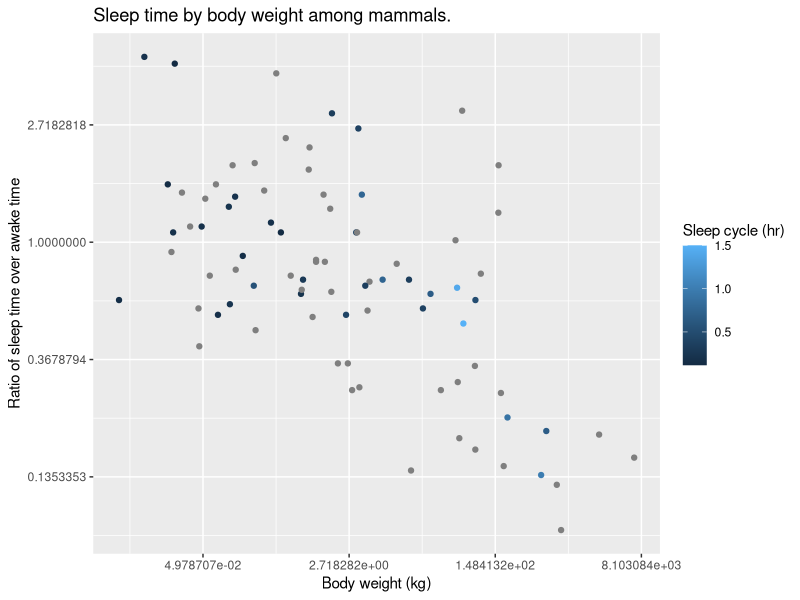
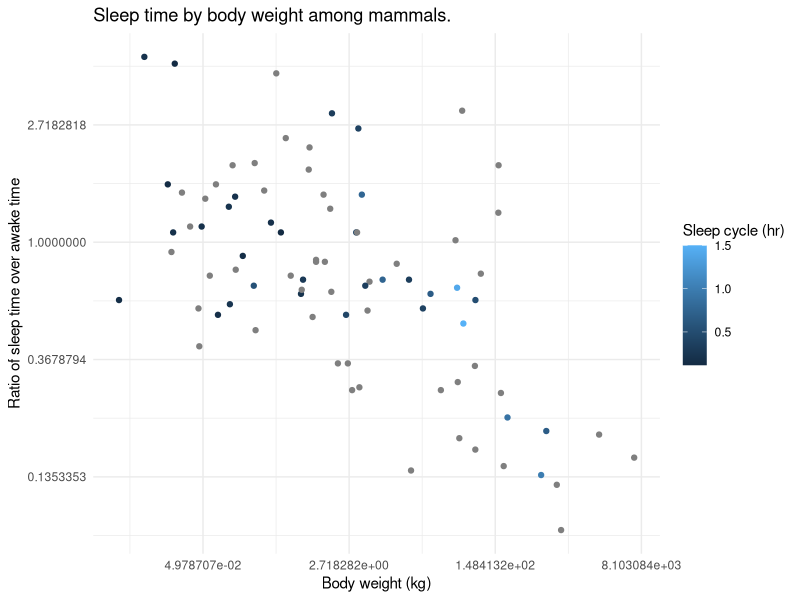
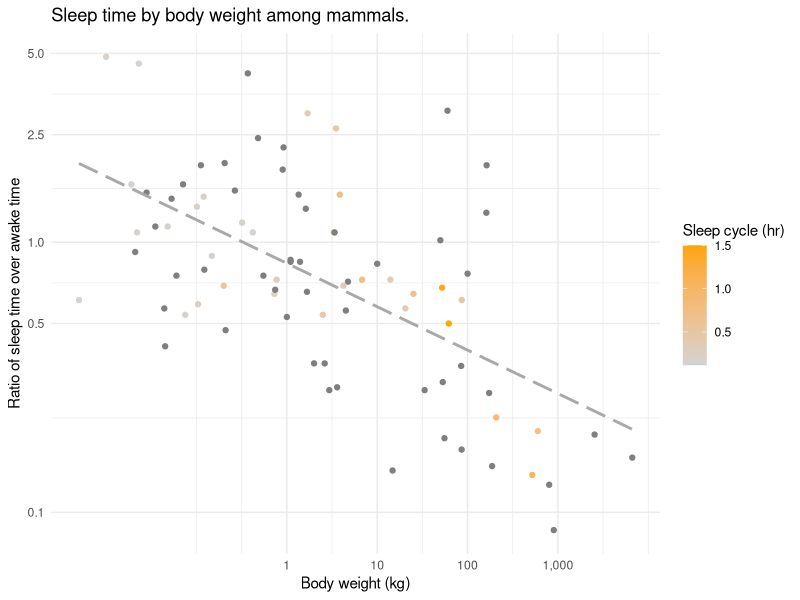
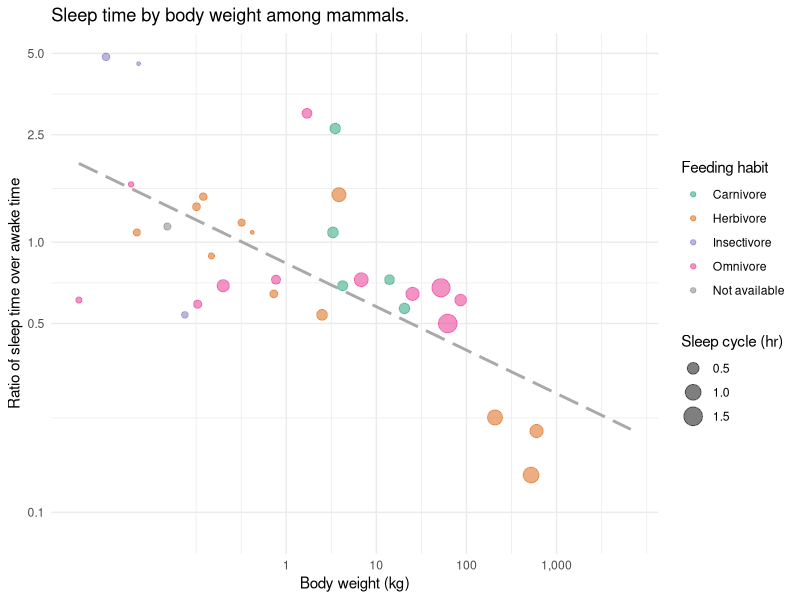
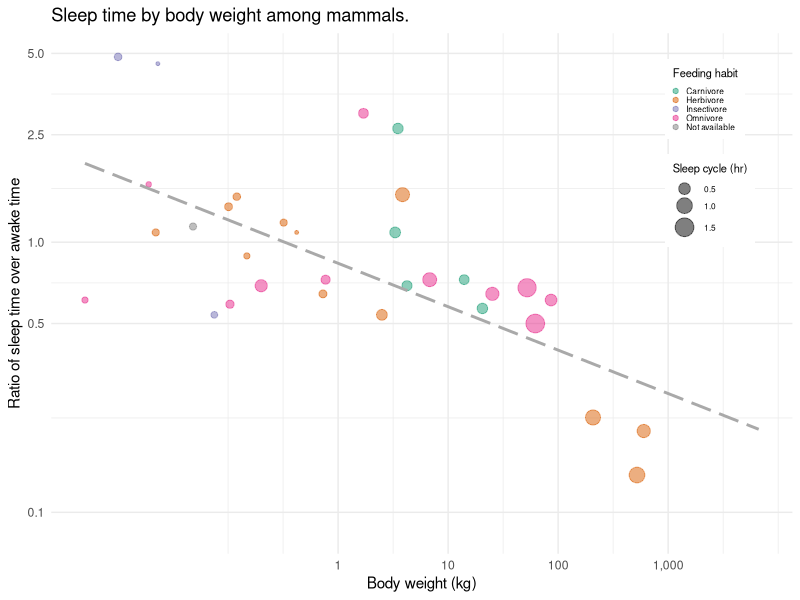
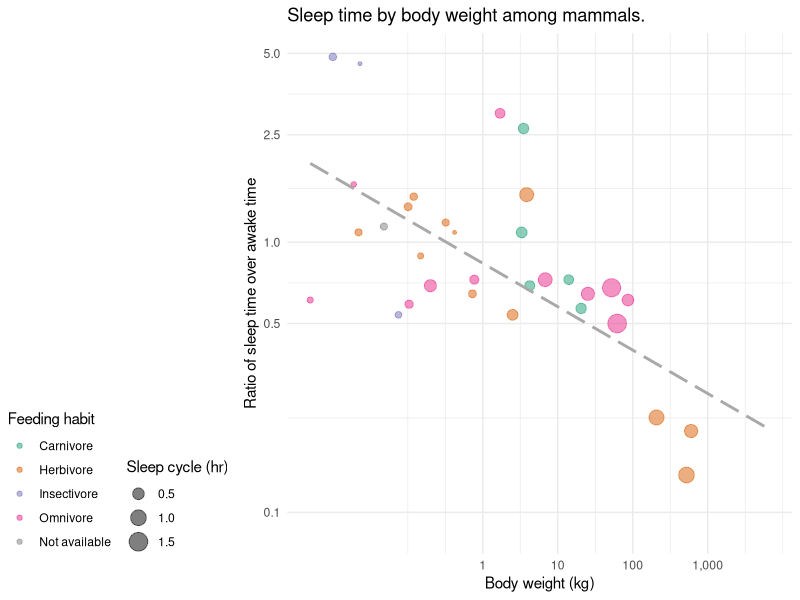
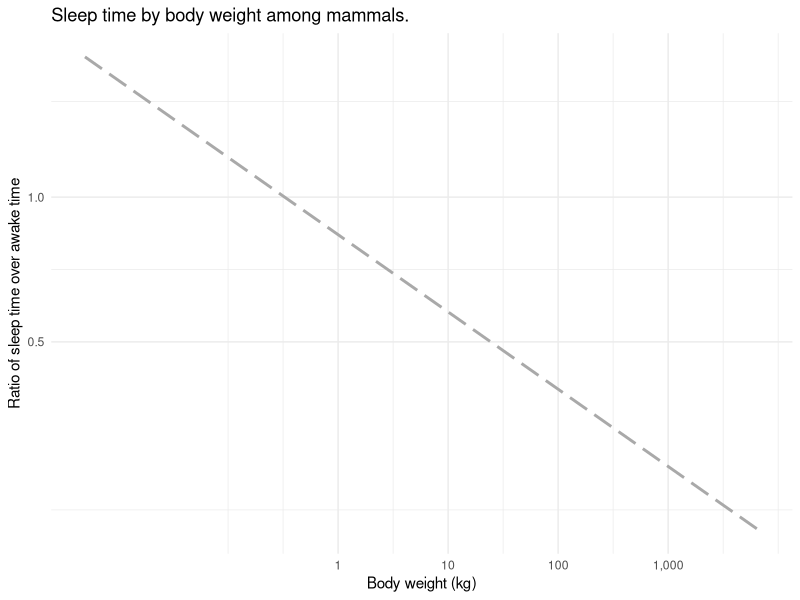
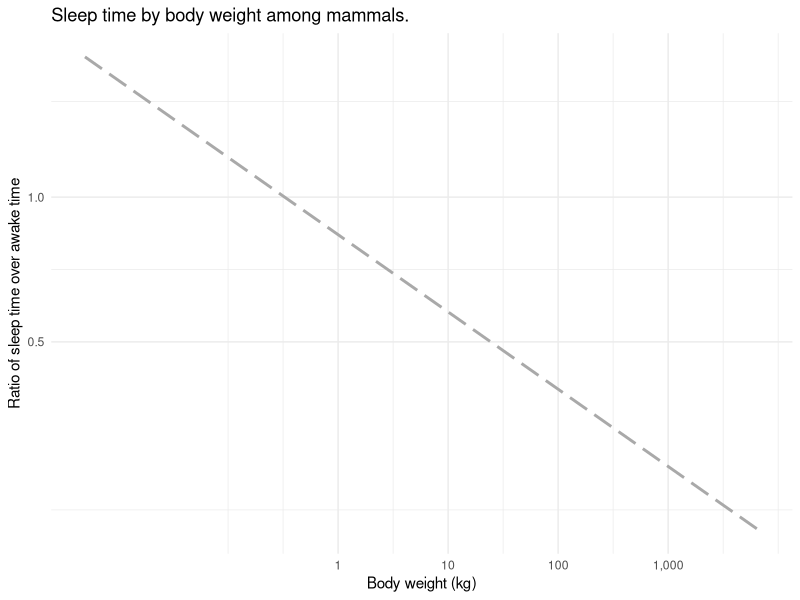

Generate these figures, in order, with R:
## ---- chunk 1
knitr::opts_chunk$set(echo = TRUE)
library(tidyverse)
packages <- c("patchwork", "ggrepel", "ggtext")
# install missing packages
for (p in packages) {
  if (!require(p, character.only = TRUE)) {
    install.packages(p)
    library(p, character.only = TRUE)
  }
}
## ---- chunk 2
?msleep # metadata available on the help page (part of ggplot2 package)
glimpse(msleep) # see the data
## ---- chunk 3
# basic plot on slide 3
p_base <- ggplot(msleep, aes(bodywt, sleep_total / awake)) +
	geom_point(aes(colour = sleep_cycle)) +
	scale_x_continuous(trans = "log") +
	scale_y_continuous(trans = "log") +
	labs(
		title = "Sleep time by body weight among mammals.",
		colour = "Sleep cycle (hr)",
		y = "Ratio of sleep time over awake time",
		x = "Body weight (kg)"
	)
p_base
## ---- chunk 4
# practice (slide 11)
p_base +
  theme_minimal()
# add the remaining layers to the basic plot!
## ---- chunk 5
p_orange <- ggplot(msleep, aes(bodywt, sleep_total / awake)) +
  geom_point(aes(colour = sleep_cycle)) +
  labs(
    title = "Sleep time by body weight among mammals.",
    colour = "Sleep cycle (hr)",
    y = "Ratio of sleep time over awake time",
    x = "Body weight (kg)"
  ) +
  scale_x_continuous(
    trans = "log", 
    breaks = c(1, 10, 100, 1000),
    labels = scales::label_number(big.mark = ",")
  ) +
  scale_y_continuous(
    trans = "log",
    breaks = c(0.1, 0.5, 1, 2.5, 5)
  ) +
  geom_smooth(
    method = "lm", 
    formula = y ~ x,
    se = FALSE, 
    linetype = "longdash", 
    colour = "darkgrey"
  ) +
  scale_colour_gradient(low = "lightgrey", high = "orange") +
  theme_minimal()
p_orange
## ---- chunk 6
# practice (slide 14 & 15)

## ---- chunk 7
# practice (slide 17)
p_missing <- ggplot(
  msleep,
  aes(bodywt, sleep_total / awake, colour = vore)
  ) +
  scale_x_continuous(
    trans = "log", 
    breaks = c(1, 10, 100, 1000),
    labels = scales::label_number(big.mark = ",")
  ) +
  scale_y_continuous(
    trans = "log",
    breaks = c(0.1, 0.5, 1, 2.5, 5)
  ) +
  labs(
    title = "Sleep time by body weight among mammals.",
    size = "Sleep cycle (hr)",
    colour = "Feeding habit",
    y = "Ratio of sleep time over awake time",
    x = "Body weight (kg)"
  ) +
   geom_smooth(
    method = "lm", 
    formula = y ~ x,
    se = FALSE, 
    linetype = "longdash", 
    colour = "darkgrey"
  ) +
  scale_colour_brewer(
    palette = "Dark2", 
    labels = c("Carnivore", "Herbivore", "Insectivore", 
               "Omnivore", "Not available"),
    na.value = "grey50"
  ) +
  theme_minimal()
## ---- chunk 8
p_full <- ggplot(msleep, aes(bodywt, sleep_total / awake, colour = vore)) +
  geom_point(aes(size = sleep_cycle), alpha = 0.5) +
  scale_x_continuous(
    trans = "log", 
    breaks = c(1, 10, 100, 1000),
    labels = scales::label_number(big.mark = ",")
  ) +
  scale_y_continuous(
    trans = "log",
    breaks = c(0.1, 0.5, 1, 2.5, 5)
  ) +
  labs(
    title = "Sleep time by body weight among mammals.",
    size = "Sleep cycle (hr)",
    colour = "Feeding habit",
    y = "Ratio of sleep time over awake time",
    x = "Body weight (kg)"
  ) +
  geom_smooth(
    method = "lm", 
    formula = y ~ x,
    se = FALSE, 
    linetype = "longdash", 
    colour = "darkgrey"
  ) +
  scale_colour_brewer(
    palette = "Dark2", 
    labels = c("Carnivore", "Herbivore", "Insectivore", 
               "Omnivore", "Not available"),
    na.value = "grey50"
  ) +
  theme_minimal()
p_full
## ---- chunk 9
# slide 22
p_full +
  theme(
    legend.background = element_rect(fill = "white", colour = NA),
    legend.position = c(.95, .95),
    legend.justification = c(1, 1),
    legend.title = element_text(size = 8),
    legend.text = element_text(size = 6),
    legend.key.size = unit(3, "pt")
  )
## ---- chunk 10
# slide 23
p_full +
  theme(
    legend.position = "left",
    legend.box = "horizontal",
    legend.box.just = "bottom",
    legend.margin = margin(),
    legend.justification = c(0, 0)
  )
## ---- chunk 11
# practice ! (slide 24)
p_missing + # you must complete the code for slide 17 first!
  theme(
    # complete the code
  )
## ---- chunk 12
# you must complete the code for slide 17 first!
p_missing +
  scale_colour_brewer(
    palette = "Dark2", 
    labels = c("Carnivore", "Herbivore", "Insectivore", 
               "Omnivore", "Not available"),
    na.value = "grey50",
    guide = guide_legend(
      order = 2,
      title.position = "top",
      title.hjust = 0,
      nrow = 3,
      byrow = TRUE,
      override.aes = list(size = 3)
    )
  ) +
  scale_size_continuous(
    # add an extra dot for missing values
    breaks = c(0.5, 1, 1.5, 0.5),
    labels = c("0.5", "1", "1.5", "Not available"),
    guide = guide_legend(
      # practice! Reconstruct plot on slide 26
      
    )
  ) +
  theme(
    legend.position = "top",
    legend.box = "horizontal",
    legend.box.just = "top",
    legend.justification = c(1, 0),
    legend.margin = margin()
  )
## ---- chunk 13
# you must complete the code for slide 17 first!
p_labelled <- p_missing +
  scale_colour_brewer(
    palette = "Dark2", 
    labels = paste0(
      "<span style='color:",
      c(RColorBrewer::brewer.pal(4, "Dark2"), "#7f7f7f"), ";'>",
      c("Carnivore", "Herbivore", "Insectivore", "Omnivore", "Not available"),
      "</span>" # you can use HTML in markdown
    ),
    na.value = "grey50",
    guide = guide_legend(
      order = 2,
      title.position = "top",
      title.hjust = 0,
      byrow = TRUE,
      override.aes = list(size = 3)
    )
  ) +
  scale_size_continuous(
    breaks = c(0.5, 1, 1.5, 0.5),
    labels = c("0.5", "1", "1.5", "Not available"),
    guide = guide_legend(
      order = 1,
      title.position = "top",
      title.hjust = 0,
      label.position = "right",
      override.aes = list(shape = c(19, 19, 19, 1))
    )
  ) +
  theme(
    title = element_text(size = 24),
    legend.position = "left",
    legend.box = "vertical",
    legend.box.just = "left",
    legend.justification = c(0, 1),
    legend.margin = margin(),
    axis.title = element_text(hjust = 0, size = 16),
    axis.text = element_text(size = 12),
    legend.title = element_text(size = 12),
    # practice! slide 36
    legend.text = element_markdown() # element_markdown() available from ggtext
  )
p_labelled
## ---- chunk 14
ggplot(
  msleep,
  aes(bodywt, sleep_total / awake, colour = vore)
  ) +
  geom_smooth(
    method = "lm", 
    formula = y ~ x,
    se = FALSE, 
    linetype = "longdash", 
    colour = "darkgrey"
  ) +
  geom_point(aes(size = sleep_cycle), alpha = 0.5,
             data = filter(msleep, !is.na(sleep_cycle))) +
  geom_point(size = 3, shape = 1, alpha = 0.5, show.legend = FALSE,
             data = filter(msleep, is.na(sleep_cycle))) +
  scale_x_continuous(
    trans = "log", 
    breaks = c(1, 10, 100, 1000),
    labels = scales::label_number(big.mark = ",")
  ) +
  scale_y_continuous(
    trans = "log",
    breaks = c(0.1, 0.5, 1, 2.5, 5)
  ) +
  theme_minimal() +
  scale_colour_brewer(
    palette = "Dark2", 
    labels = paste0(
      "<span style='color:",
      c(RColorBrewer::brewer.pal(4, "Dark2"), "#7f7f7f"), ";'>",
      c("Carnivore", "Herbivore", "Insectivore", "Omnivore", "Not available"),
      "</span>"
    ),
    na.value = "grey50",
    guide = guide_legend(
      order = 2,
      title.position = "top",
      title.hjust = 0,
      byrow = TRUE,
      override.aes = list(size = 2)
    )
  ) +
  scale_size_continuous(
    breaks = c(0.5, 1, 1.5, 0.5),
    labels = c("0.5", "1", "1.5", "Not available"),
    guide = guide_legend(
      order = 1,
      title.position = "top",
      title.hjust = 0,
      label.position = "right",
      override.aes = list(shape = c(19, 19, 19, 1))
    )
  ) +
  theme(
    legend.text = element_markdown(size = 8),
    legend.title = element_text(size = 10),
    legend.position = "left",
    legend.box = "vertical",
    legend.box.just = "left",
    legend.justification = c(0, 1),
    legend.margin = margin(),
    legend.key.height = unit(0, "pt"),
    axis.title = element_text(hjust = 0, size = 10),
    title = element_text(size = 12),
    plot.caption = element_text(size = 8, colour = "grey50")
  ) +
  labs(
    title = "Larger mammals, specially herbivores,\ntend to sleep less, but have longer sleep cycles.",
    x = "Body weight (kg)",
    y = "Ratio of sleep time over awake time",
    size = "Sleep cycle (hr)^1",
    colour = "Feeding habit",
    caption = expression(""^1~"Sleep cycle is the period between REM seep and non-REM sleep.")
  ) +
  ## from ggrepel library
  geom_label_repel(
		label = c(
			"An average horse sleeps\nonly 2.7 hours a day!",
			"Humans sleep 8 hours a day and\nhave a sleep cycle of 1.5 hours on average.\nHope you all have 8 hours of daily sleep.", 
			"You are more likely to find\na little brown bat in their sleep\nas they sleep 19.9 hours a day."
		),
		size = 2,
		data = filter(msleep, name %in% c("Horse", "Human", "Little brown bat")),
		nudge_x = c(-1.5, -2, 1),
		nudge_y = c(-.2, -1, -.5),
		show.legend = FALSE
	)

## ---- chunk 15
# you can define a common theme to be used multiple times
theme_full <- theme_minimal() +
  theme(
    legend.text = element_markdown(size = 8),
    legend.title = element_text(size = 10),
    legend.position = "top",
    legend.box = "vertical",
    legend.box.just = "left",
    legend.justification = c(0, 1),
    legend.margin = margin(),
    legend.key.height = unit(0, "pt"),
    axis.title = element_text(hjust = 0, size = 10),
    title = element_text(size = 12),
    plot.caption = element_text(size = 8, colour = "grey50")
  )
# creating multipe plots to put together
full <- ggplot(mapping = aes(bodywt, sleep_total / awake)) +
  geom_smooth(
    method = "lm", se = FALSE, linetype = "longdash", colour = "darkgrey",
    data = msleep
  ) +
  geom_point(aes(size = sleep_cycle), alpha = 0.5,
             data = filter(msleep, !is.na(sleep_cycle))) +
  geom_point(size = 3, shape = 1, alpha = 0.5, show.legend = FALSE,
             data = filter(msleep, is.na(sleep_cycle))) +
  scale_x_continuous(
    trans = "log", 
    breaks = c(1, 10, 100, 1000),
    labels = scales::label_number(big.mark = ",")
  ) +
  scale_y_continuous(
    trans = "log",
    breaks = c(0.1, 0.5, 1, 2.5, 5)
  ) +
  scale_size_continuous(
    breaks = c(0.5, 1, 1.5, 0.5),
    labels = c("0.5", "1", "1.5", "Not available"),
    guide = guide_legend(
      order = 1,
      title.position = "top",
      title.hjust = 0,
      label.position = "right",
      override.aes = list(shape = c(19, 19, 19, 1))
    )
  ) +
  labs(
    title = "Larger mammals, specially herbivores, tend to sleep less, but have longer sleep cycles.",
    x = "Body weight (kg)",
    y = "Ratio of sleep time over awake time",
    size = "Sleep cycle (hr)^1",
    colour = "Feeding habit",
    caption = expression(""^1~"Sleep cycle is the period between REM seep and non-REM sleep.")
  ) +
  theme_full
pcarni <- ggplot(mapping = aes(bodywt, sleep_total / awake)) +
  geom_point(aes(size = sleep_cycle), alpha = 0.5, show.legend = FALSE,
             data = filter(msleep, !is.na(sleep_cycle), vore == "carni")) +
  geom_point(size = 3, shape = 1, alpha = 0.5, show.legend = FALSE,
             data = filter(msleep, is.na(sleep_cycle), vore == "carni")) +
  scale_x_continuous(
    trans = "log", 
    breaks = c(1, 10, 100, 1000),
    labels = scales::label_number(big.mark = ",")
  ) +
  scale_y_continuous(
    trans = "log",
    breaks = c(0.1, 0.5, 1, 2.5, 5)
  ) +
  scale_size_continuous(
    breaks = c(0.5, 1, 1.5, 0.5),
    labels = c("0.5", "1", "1.5", "Not available"),
    guide = guide_legend(
      order = 1,
      title.position = "top",
      override.aes = list(shape = c(19, 19, 19, 1))
    )
  ) +
  theme_full +
  labs(subtitle = "Carnivores", x = "", y = "")
pomni <- ggplot(mapping = aes(bodywt, sleep_total / awake)) +
  geom_point(aes(size = sleep_cycle), alpha = 0.5, show.legend = FALSE,
             data = filter(msleep, !is.na(sleep_cycle), vore == "omni")) +
  geom_point(size = 3, shape = 1, alpha = 0.5, show.legend = FALSE,
             data = filter(msleep, is.na(sleep_cycle), vore == "omni")) +
  scale_x_continuous(
    trans = "log", 
    breaks = c(1, 10, 100, 1000),
    labels = scales::label_number(big.mark = ",")
  ) +
  scale_y_continuous(
    trans = "log",
    breaks = c(0.1, 0.5, 1, 2.5, 5)
  ) +
  scale_size_continuous(
    breaks = c(0.5, 1, 1.5, 0.5),
    labels = c("0.5", "1", "1.5", "Not available"),
    guide = guide_legend(
      order = 1,
      title.position = "top",
      title.hjust = 0,
      label.position = "right",
      override.aes = list(shape = c(19, 19, 19, 1))
    )
  ) +
  theme_full +
  labs(subtitle = "Omnivores", x = "", y = "")
pinsecti <- ggplot(mapping = aes(bodywt, sleep_total / awake)) +
  geom_point(aes(size = sleep_cycle), alpha = 0.5, show.legend = FALSE,
             data = filter(msleep, !is.na(sleep_cycle), vore == "insecti")) +
  geom_point(size = 3, shape = 1, alpha = 0.5, show.legend = FALSE,
             data = filter(msleep, is.na(sleep_cycle), vore == "insecti")) +
  scale_x_continuous(
    trans = "log", 
    breaks = c(1, 10, 100, 1000),
    labels = scales::label_number(big.mark = ",")
  ) +
  scale_y_continuous(
    trans = "log",
    breaks = c(0.1, 0.5, 1, 2.5, 5)
  ) +
  scale_size_continuous(
    breaks = c(0.5, 1, 1.5, 0.5),
    labels = c("0.5", "1", "1.5", "Not available"),
    guide = guide_legend(
      order = 1,
      title.position = "top",
      title.hjust = 0,
      label.position = "right",
      override.aes = list(shape = c(19, 19, 19, 1))
    )
  ) +
  theme_full +
  labs(subtitle = "Insectivores", x = "", y = "")
pherbi <- ggplot(mapping = aes(bodywt, sleep_total / awake)) +
  geom_point(aes(size = sleep_cycle), alpha = 0.5, show.legend = FALSE,
             data = filter(msleep, !is.na(sleep_cycle), vore == "herbi")) +
  geom_point(size = 3, shape = 1, alpha = 0.5, show.legend = FALSE,
             data = filter(msleep, is.na(sleep_cycle), vore == "herbi")) +
  scale_x_continuous(
    trans = "log", 
    breaks = c(1, 10, 100, 1000),
    labels = scales::label_number(big.mark = ",")
  ) +
  scale_y_continuous(
    trans = "log",
    breaks = c(0.1, 0.5, 1, 2.5, 5)
  ) +
  scale_size_continuous(
    breaks = c(0.5, 1, 1.5, 0.5),
    labels = c("0.5", "1", "1.5", "Not available"),
    guide = guide_legend(
      order = 1,
      title.position = "top",
      title.hjust = 0,
      label.position = "right",
      override.aes = list(shape = c(19, 19, 19, 1))
    )
  ) +
  theme_full +
  labs(subtitle = "Herbivores", x = "", y = "")

# patchwork library allows arranging multiple plots
patched <- full + 
  (pcarni + pomni + pinsecti + pherbi + plot_layout(nrow = 1)) +
  plot_layout(ncol = 1)

patched
## ---- chunk 16
# start by getting the subset of data you wish to focus on
human <- starwars |>
  filter(species == "Human") |>
  select(name, skin_color, hair_color, gender)
# films and starships are nested columns and requires "unnest"ing
film_and_ships <- starwars |>
  select(name, films, starships) |>
  unnest(films, keep_empty = TRUE) |>
  unnest(starships, keep_empty = TRUE)
film_year <- data.frame(
  films = film_and_ships |> distinct(films),
  year = c(1980, 2005, 1983, 1977, 2015, 2002, 1999)
)
starwars_ex <- human |>
  left_join(film_and_ships, by = "name") |>
  left_join(film_year, by = "films") |>
  mutate(
    skin_color = fct_relevel(
      skin_color, c("pale", "light", "white", "fair", "tan", "dark"))
  )
glimpse(starwars_ex)
## ---- chunk 17

## ---- chunk 18

## ---- chunk 19

# save the resulting plot; adjust the dimensions as needed
# ggsave("starwars_ex.png") 
